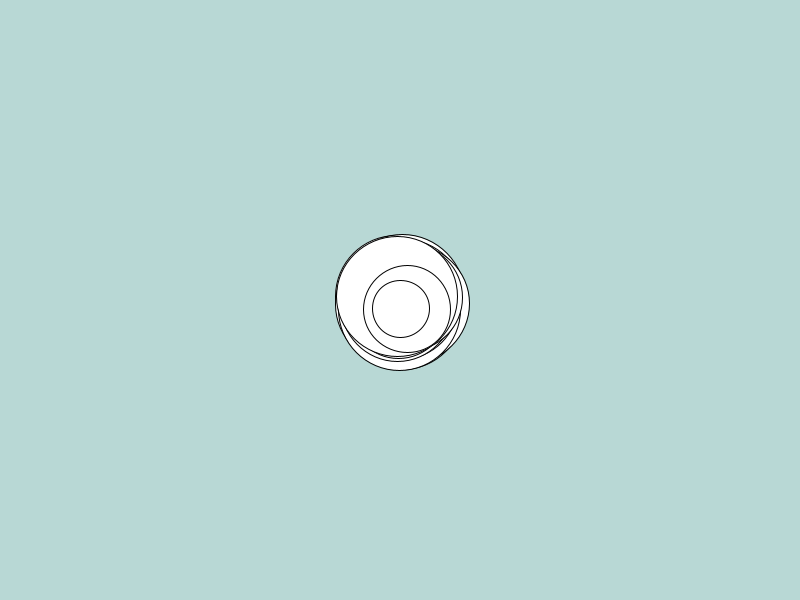
Frame 1 (no input)
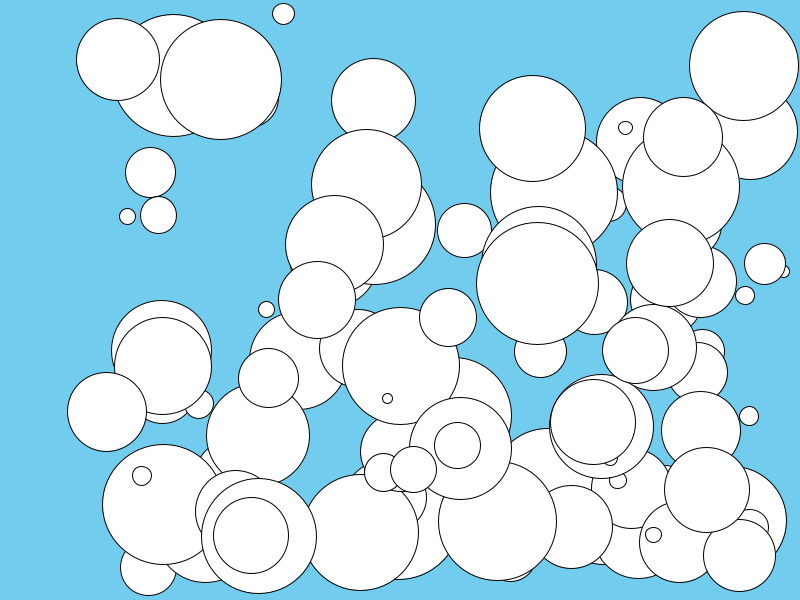
Frame 60 (the mouse pressed at the canvas centre just before this capture)
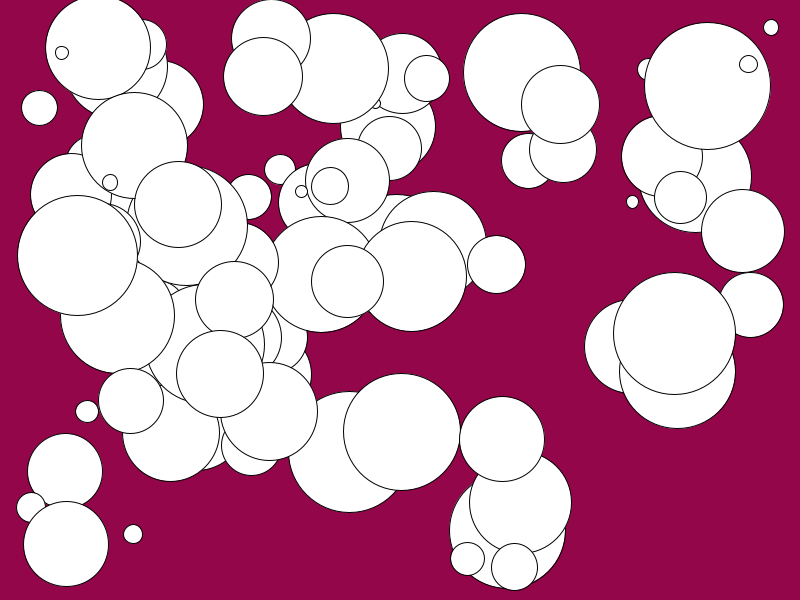
Frame 120 (the mouse held since frame 60 and released just before this capture)

The Processing sketch that drew these frames (run headless with seeded random() and noise(); from frame 60 on, the mouse is pressed at the canvas centre):

// Processing sketch: LotsOfBalls
// ── LotsOfBalls.pde
//declare variables
int count = 100;
float [] x = new float[count];
float [] y= new float[count];
float [] velx = new float[count];
float [] vely = new float[count];
float [] diam = new float[count];
void setup() {
  //set size of canvas
  size(800, 600);

  //initialize variables
  for (int i = 0; i < count; i++) {

    x[i] = width/2;
    y [i] = height/2;
    diam [i] = random(10, 130);
    velx [i] = random(-5, 10);
    vely [i] = random(-5, 10);
  }
}

void draw() {
  //draw background to cover previous frame
  background(random(255),random(255),random(255));
  

  for (int i = 0; i < count; i++) {
    x[i] += velx[i];
    y[i] += vely[i];
    //draw ball
    ellipse(x[i], y[i], diam[i], diam[i]);
    if (x[i] + diam[i]/2 >= width) {
      velx[i] = -abs(velx[i]);    //if the ball hits the right wall, assign x[i] velocity the negative version of itself
    } else if (x[i] - diam[i]/2 <= 0) {
      velx[i] = abs(velx[i]);     //if the ball hits the left wall, assign x[i] velocity the positive version of itself
    }
    if (y[i] + diam[i]/2 >= height) {
      vely[i] = -abs(vely[i]);
    } else if (y[i] - diam[i]/2 <= 0) {
      vely[i] = abs(vely[i]);
    }
  }
}
